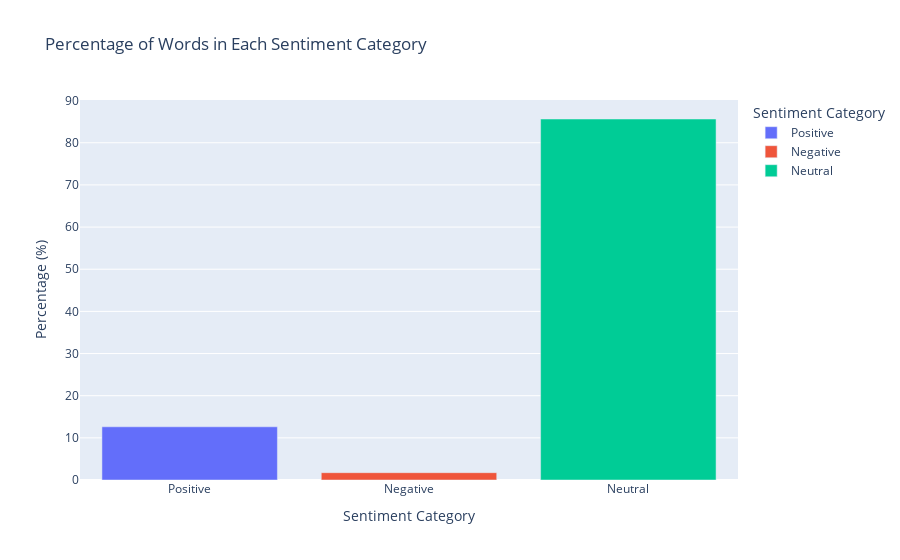

The code cell stored with this chart in its notebook:
### Markdown cell above
Plotting Overall Graph

### Code cell
fig = px.bar(df_percentages, x='Sentiment', y='Percentage', color='Sentiment',
             labels={'Sentiment': 'Sentiment Category', 'Percentage': 'Percentage (%)'},
             title='Percentage of Words in Each Sentiment Category')
fig.show()

### Figure 1 — Plotly figure (JSON) as saved in the notebook; plotly's stock layout.template omitted (floating-point values rounded to 4 significant figures)
{"data": [{"alignmentgroup": "True", "hovertemplate": "Sentiment Category=%{x}<br>Percentage (%)=%{y}<extra></extra>", "legendgroup": "Positive", "marker": {"color": "#636efa", "pattern": {"shape": ""}}, "name": "Positive", "offsetgroup": "Positive", "orientation": "v", "showlegend": true, "textposition": "auto", "type": "bar", "x": ["Positive"], "xaxis": "x", "y": [12.62], "yaxis": "y"}, {"alignmentgroup": "True", "hovertemplate": "Sentiment Category=%{x}<br>Percentage (%)=%{y}<extra></extra>", "legendgroup": "Negative", "marker": {"color": "#EF553B", "pattern": {"shape": ""}}, "name": "Negative", "offsetgroup": "Negative", "orientation": "v", "showlegend": true, "textposition": "auto", "type": "bar", "x": ["Negative"], "xaxis": "x", "y": [1.737], "yaxis": "y"}, {"alignmentgroup": "True", "hovertemplate": "Sentiment Category=%{x}<br>Percentage (%)=%{y}<extra></extra>", "legendgroup": "Neutral", "marker": {"color": "#00cc96", "pattern": {"shape": ""}}, "name": "Neutral", "offsetgroup": "Neutral", "orientation": "v", "showlegend": true, "textposition": "auto", "type": "bar", "x": ["Neutral"], "xaxis": "x", "y": [85.64], "yaxis": "y"}], "layout": {"barmode": "relative", "legend": {"title": {"text": "Sentiment Category"}, "tracegroupgap": 0}, "title": {"text": "Percentage of Words in Each Sentiment Category"}, "xaxis": {"anchor": "y", "categoryarray": ["Positive", "Negative", "Neutral"], "categoryorder": "array", "domain": [0, 1], "title": {"text": "Sentiment Category"}}, "yaxis": {"anchor": "x", "domain": [0, 1], "title": {"text": "Percentage (%)"}}}}
